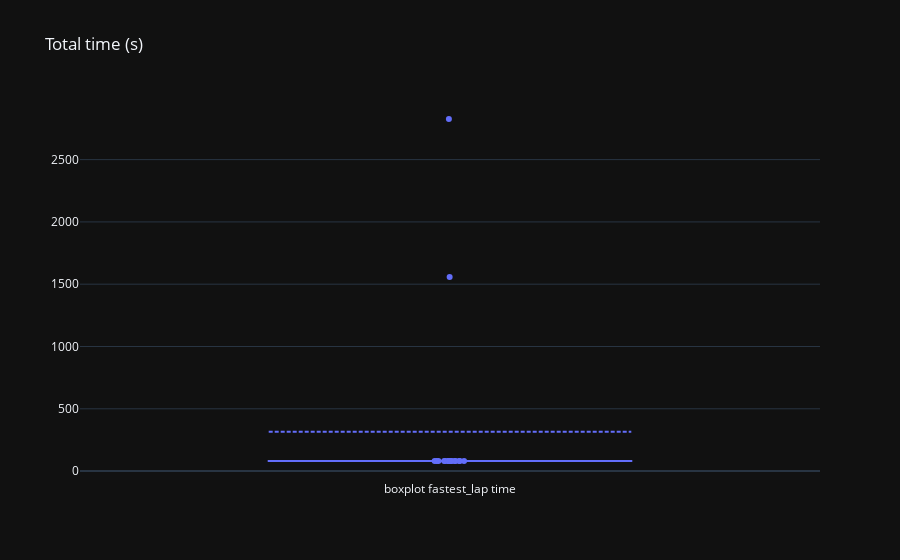

This figure's notebook cell:
### Code cell
fig = go.Figure(layout=go.Layout(title="Total time (s)", template="plotly_dark"))
fig.add_trace(go.Box(y=last_gp["best_lap"], name="boxplot fastest_lap time", boxpoints="all", jitter=0.1, pointpos=0, boxmean=True, text=last_gp["pilot"]))

### Figure 1 — Plotly figure (JSON) as saved in the notebook; plotly's stock layout.template omitted (floating-point values rounded to 4 significant figures)
{"data": [{"boxmean": true, "boxpoints": "all", "jitter": 0.1, "name": "boxplot fastest_lap time", "pointpos": 0, "text": ["per", "ver", "alo", "rus", "ham", "sai", "lec", "oco", "gas", "mag", "tsu", "hul", "zho", "dev", "pia", "sar", "nor", "bot", "alb", "str"], "type": "box", "y": [81, 81, 81, 81, 81, 81, 1557.0, 82, 82, 82, 82, 2826.0, 82, 82, 82, 82, 82, 81, null, null]}], "layout": {"title": {"text": "Total time (s)"}}}
